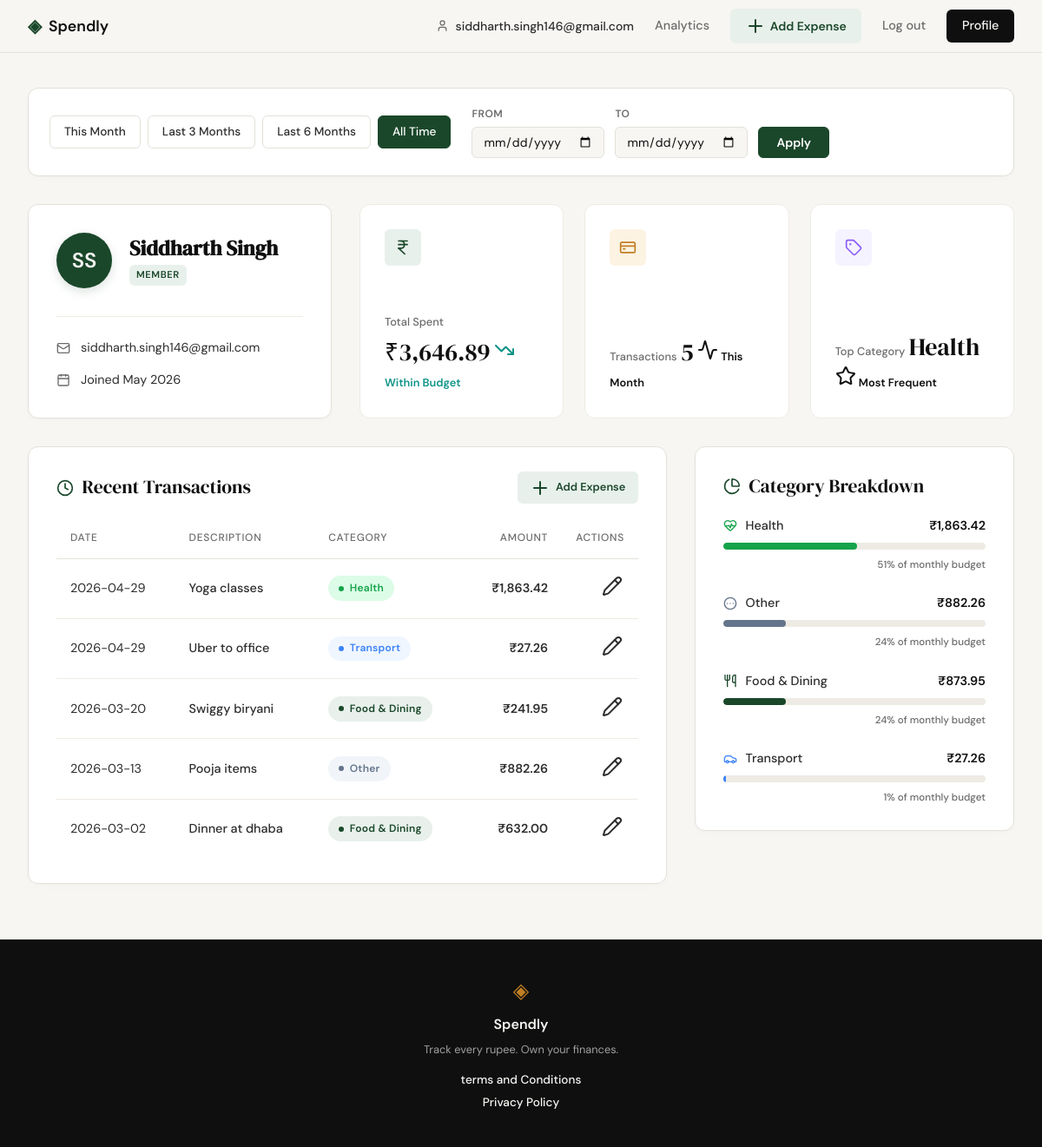
Screenshot of /profile (signed in) with the database file from the repository.
### tables this page shows
CREATE TABLE users (
            id INTEGER PRIMARY KEY AUTOINCREMENT,
            name TEXT NOT NULL,
            email TEXT UNIQUE NOT NULL,
            password_hash TEXT NOT NULL,
            created_at TEXT DEFAULT (datetime('now'))
        );

CREATE TABLE expenses (
            id INTEGER PRIMARY KEY AUTOINCREMENT,
            user_id INTEGER NOT NULL,
            amount REAL NOT NULL,
            category TEXT NOT NULL,
            date TEXT NOT NULL,
            description TEXT,
            created_at TEXT DEFAULT (datetime('now')),
            FOREIGN KEY (user_id) REFERENCES users(id)
        );

### app.py (the view)
@app.route("/profile")
@login_required
def profile():
    email = session["user_id"]
    db_user_id = resolve_db_user_id(email)
    if db_user_id is None:
        session.clear()
        return redirect(url_for("login"))
    raw_from = request.args.get("date_from", "").strip()
    raw_to   = request.args.get("date_to",   "").strip()
    date_from = _parse_date(raw_from)
    date_to   = _parse_date(raw_to)
    if not date_from or not date_to:
        date_from = None
        date_to   = None
    if date_from and date_to and date_from > date_to:
        flash("Start date must be before end date.", "error")
        date_from = None
        date_to   = None
    str_from = raw_from if date_from else None
    str_to   = raw_to if date_to else None
    today = date.today()
    first_of_month = today.replace(day=1)
    preset_dates = {
        "this_month":   {"date_from": first_of_month.isoformat(),   "date_to": today.isoformat()},
        "last_3_months":{"date_from": _months_ago(3, today).isoformat(),   "date_to": today.isoformat()},
        "last_6_months":{"date_from": _months_ago(6, today).isoformat(),   "date_to": today.isoformat()},
    }
    active_preset = "all_time"
    if str_from and str_to:
        active_preset = "custom"
        for name, pd in preset_dates.items():
            if str_from == pd["date_from"] and str_to == pd["date_to"]:
                active_preset = name
                break
    user_data   = get_user_by_id(db_user_id)
    stats       = get_summary_stats(db_user_id, date_from=str_from, date_to=str_to)
    raw_txs     = get_recent_transactions(db_user_id, limit=10, date_from=str_from, date_to=str_to)
    raw_cats    = get_category_breakdown(db_user_id, date_from=str_from, date_to=str_to)
    name = user_data["name"] if user_data else email
    initials = "".join(part[0].upper() for part in name.split() if part)[:2]
    user = {
        "name": name,
        "email": user_data["email"] if user_data else email,
        "initials": initials,
        "member_since": user_data["member_since"] if user_data else "",
    }
    transactions = []
    for tx in raw_txs:
        meta = CATEGORY_META.get(tx["category"], DEFAULT_META)
        transactions.append({
            "id":             tx["id"],
            "date":           tx["date"],
            "description":    tx["description"],
            "category":       meta["slug"],
            "category_label": meta["label"],
            "amount":         tx["amount"],
        })
    categories = []
    for cat in raw_cats:
        meta = CATEGORY_META.get(cat["name"], DEFAULT_META)
        categories.append({
            "name":    meta["label"],
            "slug":    meta["slug"],
            "amount":  cat["amount"],
            "percent": cat["pct"],
            "icon":    meta["icon"],
        })
    return render_template(
        "profile.html",
        user=user,
        stats=stats,
        transactions=transactions,
        categories=categories,
        date_from=str_from,
        date_to=str_to,
        active_preset=active_preset,
        preset_dates=preset_dates,
    )

### templates/profile.html (shortened to what this page needs)
{% extends "base.html" %}
{% block head %}
<link rel="stylesheet" href="{{ url_for('static', filename='css/profile.css') }}">
<link rel="stylesheet" href="{{ url_for('static', filename='css/edit_expense.css') }}">
{% endblock %}
{% block content %}
<div class="profile-container">
    <div class="filter-bar" data-active-preset="{{ active_preset }}">
        <div class="filter-presets">
            <a id="preset-this-month"
               href="{{ url_for('profile', date_from=preset_dates.this_month.date_from, date_to=preset_dates.this_month.date_to) }}"
               class="filter-preset-btn{% if active_preset == 'this_month' %} filter-preset-btn--active{% endif %}">
                This Month
            </a>
            <a id="preset-last-3-months"
               href="{{ url_for('profile', date_from=preset_dates.last_3_months.date_from, date_to=preset_dates.last_3_months.date_to) }}"
               class="filter-preset-btn{% if active_preset == 'last_3_months' %} filter-preset-btn--active{% endif %}">
                Last 3 Months
            </a>
            <a id="preset-last-6-months"
               href="{{ url_for('profile', date_from=preset_dates.last_6_months.date_from, date_to=preset_dates.last_6_months.date_to) }}"
               class="filter-preset-btn{% if active_preset == 'last_6_months' %} filter-preset-btn--active{% endif %}">
                Last 6 Months
            </a>
            <a id="preset-all-time"
               href="{{ url_for('profile') }}"
               class="filter-preset-btn{% if active_preset == 'all_time' %} filter-preset-btn--active{% endif %}">
                All Time
            </a>
        </div>
        <form id="filter-custom-form" class="filter-custom" method="get" action="{{ url_for('profile') }}">
            <div class="filter-custom-fields">
                <div class="filter-field">
                    <label class="filter-label" for="date_from">From</label>
                    <input id="date_from" class="filter-date-input" type="date" name="date_from"
                           value="{{ date_from or '' }}">
                </div>
                <div class="filter-field">
                    <label class="filter-label" for="date_to">To</label>
                    <input id="date_to" class="filter-date-input" type="date" name="date_to"
                           value="{{ date_to or '' }}">
                </div>
            </div>
            <button id="filter-apply-btn" class="filter-apply-btn" type="submit">Apply</button>
        </form>
    </div>
    <div class="profile-header-grid">
        <div class="profile-card user-card">
            <div class="user-avatar-wrapper">
                <div class="user-avatar">{{ user.initials }}</div>
                <div class="user-meta">
                    <h1 class="user-name">{{ user.name }}</h1>
                    <span class="user-role-badge">Member</span>
                </div>
            </div>
            <div class="user-details">
                <div class="detail-item">
                    <i data-lucide="mail" class="detail-icon"></i>
                    <span class="detail-text">{{ user.email }}</span>
                </div>
                <div class="detail-item">
                    <i data-lucide="calendar" class="detail-icon"></i>
                    <span class="detail-text">Joined {{ user.member_since }}</span>
                </div>
            </div>
        </div>
        <div class="profile-stats-grid">
            <div class="stat-card">
                <div class="stat-icon-wrapper text-teal">
                    <i data-lucide="indian-rupee" class="stat-icon"></i>
                </div>
                <div class="stat-info">
                    <span class="stat-label">Total Spent</span>
                    <span class="stat-value text-tabular">₹{{ "{:,.2f}".format(stats.total_spent) }}</span>
                    <span class="stat-meta teal"><i data-lucide="trending-down" class="meta-icon"></i> Within Budget</span>
                </div>
            </div>
            <div class="stat-card">
                <div class="stat-icon-wrapper text-orange">
                    <i data-lucide="credit-card" class="stat-icon"></i>
                </div>
                <div class="stat-info">
                    <span class="stat-label">Transactions</span>
                    <span class="stat-value text-tabular">{{ stats.transaction_count }}</span>
                    <span class="stat-meta text-muted"><i data-lucide="activity" class="meta-icon"></i> This Month</span>
                </div>
            </div>
            <div class="stat-card">
                <div class="stat-icon-wrapper text-purple">
                    <i data-lucide="tag" class="stat-icon"></i>
                </div>
                <div class="stat-info">
                    <span class="stat-label">Top Category</span>
                    <span class="stat-value">{{ stats.top_category }}</span>
                    <span class="stat-meta purple"><i data-lucide="star" class="meta-icon"></i> Most Frequent</span>
                </div>
            </div>
        </div>
    </div>
    <div class="profile-main-grid">
        <div class="profile-card table-card">
            <div class="card-header">
                <h2 class="card-title">
                    <i data-lucide="clock" class="header-icon"></i>
                    Recent Transactions
                </h2>
                <a id="add-expense-link" href="{{ url_for('add_expense') }}" class="card-header-action">
                    <i data-lucide="plus" class="icon-inline"></i>
                    Add Expense
                </a>
            </div>
            <div class="table-responsive">
                <table class="tx-table">
                    <thead>
                        <tr>
                            <th>Date</th>
                            <th>Description</th>
                            <th>Category</th>
                            <th class="text-right">Amount</th>
                            <th class="text-right col-actions">Actions</th>
                        </tr>
                    </thead>
                    <tbody>
                        {% for tx in transactions %}
                        <tr>
                            <td class="text-muted text-tabular">{{ tx.date }}</td>
                            <td class="font-medium">{{ tx.description }}</td>
                            <td>
                                <span class="badge badge--{{ tx.category }}">
                                    <span class="badge-dot"></span>
                                    {{ tx.category_label }}
                                </span>
                            </td>
                            <td class="text-right text-tabular font-bold">₹{{ "{:,.2f}".format(tx.amount) }}</td>
                            <td class="text-right col-actions">
                                <a href="{{ url_for('edit_expense', id=tx.id) }}" class="tx-action-link" aria-label="Edit transaction" title="Edit">
                                    <i data-lucide="pencil" class="icon-inline"></i>
                                </a>
                            </td>
                        </tr>
                        {% endfor %}
                    </tbody>
                </table>
            </div>
        </div>
        <div class="profile-card breakdown-card">
            <div class="card-header">
                <h2 class="card-title">
                    <i data-lucide="pie-chart" class="header-icon"></i>
                    Category Breakdown
                </h2>
            </div>
            <div class="breakdown-list">
                {% for cat in categories %}
                <div class="breakdown-item">
                    <div class="breakdown-info">
                        <div class="breakdown-label">
                            <i data-lucide="{{ cat.icon }}" class="category-icon text-{{ cat.slug }}"></i>
                            <span>{{ cat.name }}</span>
                        </div>
                        <span class="breakdown-amount text-tabular">₹{{ "{:,.2f}".format(cat.amount) }}</span>
                    </div>
                    <div class="progress-track">
                        <div class="progress-bar progress-bar--{{ cat.slug }}" style="width: {{ cat.percent }}%"></div>
                    </div>
                    <div class="breakdown-meta">
                        <span>{{ cat.percent }}% of monthly budget</span>
                    </div>
                </div>
                {% endfor %}
            </div>
        </div>
    </div>
</div>
{% endblock %}

### templates/base.html (shortened to what this page needs)
<!DOCTYPE html>
<html lang="en">
<head>
    <link rel="stylesheet" href="{{ url_for('static', filename='css/style.css') }}">
    {% block head %}{% endblock %}
</head>
<body>
    <nav class="navbar">
        <div class="nav-inner">
            <a href="{{ url_for('landing') }}" class="nav-brand">
                <span class="brand-icon">◈</span>
                <span class="brand-name">Spendly</span>
            </a>
            <div class="nav-links">
                {% if session.get("user_id") %}
                    <span class="nav-user"><i data-lucide="user" class="icon-inline"></i> {{ session.get("user_id") }}</span>
                    <a href="{{ url_for('analytics') }}" class="{% if request.endpoint == 'analytics' %}active{% endif %}">Analytics</a>
                    <a id="nav-add-expense-btn" href="{{ url_for('add_expense') }}" class="nav-add-expense {% if request.endpoint == 'add_expense' %}nav-add-expense--active{% endif %}">
                        <i data-lucide="plus" class="icon-inline"></i>
                        Add Expense
                    </a>
                    <a href="{{ url_for('logout') }}" class="nav-logout">Log out</a>
                    <a href="{{ url_for('profile') }}" class="nav-cta">Profile</a>
                {% else %}
                    <a href="{{ url_for('login') }}">Sign in</a>
                    <a href="{{ url_for('register') }}" class="nav-cta">Get started</a>
                {% endif %}
            </div>
        </div>
    </nav>
    <main class="main-content">
        {% block content %}{% endblock %}
    </main>
    <footer class="footer">
        <div class="footer-inner">
            <span class="brand-icon">◈</span>
            <span class="footer-name">Spendly</span>
            <p class="footer-copy">Track every rupee. Own your finances.</p>
            <div class="footer-links">
                <a href="{{ url_for('terms') }}">terms and Conditions</a>
                <a href="{{ url_for('privacy') }}">Privacy Policy</a>
            </div>
        </div>
    </footer>
</body>
</html>

### rows the page displays
users: get "siddharth.singh146@gmail.com", name "Siddharth Singh", email "siddharth.singh146@gmail.com"
expenses: top_category "Health", date "2026-04-29", description "Yoga classes", category_label "Health", amount "1,863.42", name "Health", percent "51"
expenses: date "2026-04-29", description "Uber to office", category_label "Transport", amount "27.26", name "Transport", percent "1"
expenses: date "2026-03-20", description "Swiggy biryani", category_label "Food & Dining", amount "241.95"
expenses: date "2026-03-13", description "Pooja items", category_label "Other", amount "882.26", name "Other", percent "24"
expenses: date "2026-03-02", description "Dinner at dhaba", category_label "Food & Dining", amount "632.00"

### other values shown
{{ user.initials }} "SS"
{{ user.member_since }} "May 2026"
{{ "{:,.2f}".format(stats.total_spent) }} "3,646.89"
{{ stats.transaction_count }} "5"
{{ cat.name }} "Food & Dining"
{{ "{:,.2f}".format(cat.amount) }} "873.95"
{{ cat.percent }} "24"
